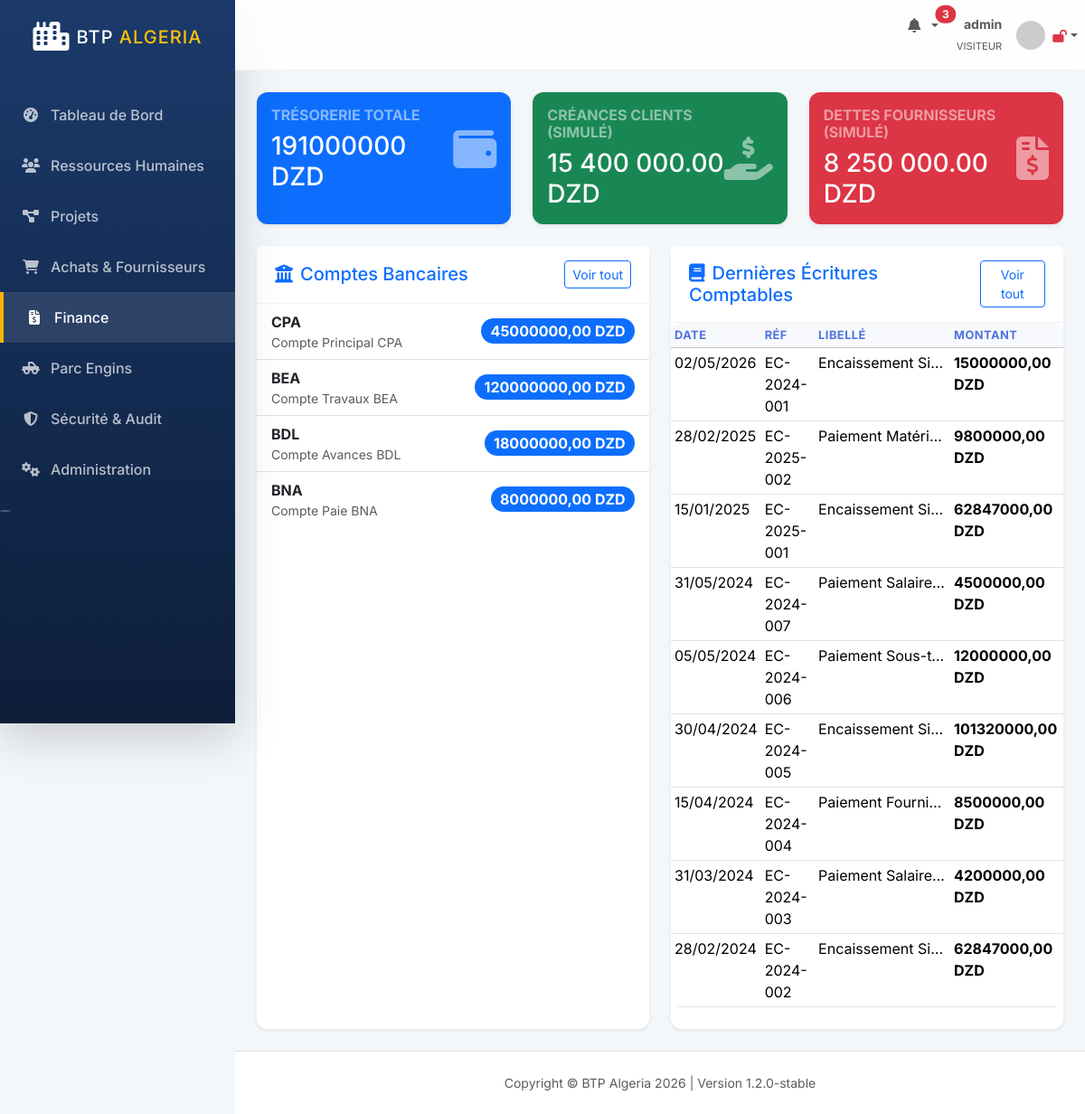
The page /finance/dashboard/ (signed in) on the database its author committed.
### apps/finance/models.py (models this page shows, shortened)
class CompteBancaire(models.Model):
    BANQUE_CHOICES = (
        ('CPA', 'CPA'),
        ('BEA', 'BEA'),
        ('BNA', 'BNA'),
        ('BADR', 'BADR'),
        ('BDL', 'BDL'),
        ('Societe_Generale_DZ', 'Société Générale Algérie'),
        ('CCP_Algerie_Poste', 'CCP Algérie Poste'),
    )
    banque = models.CharField(max_length=50, choices=BANQUE_CHOICES)
    intitule = models.CharField(max_length=200)
    numero_compte = EncryptedCharField(max_length=255)
    rib = EncryptedCharField(max_length=255)
    solde_dzd = models.DecimalField(max_digits=15, decimal_places=2, default=0)
    devise = models.CharField(max_length=10, default='DZD')
    is_active = models.BooleanField(default=True)

class EcritureComptable(models.Model):
    STATUT_CHOICES = (
        ('brouillon', 'Brouillon'),
        ('valide', 'Validée'),
        ('lettree', 'Lettrée'),
    )
    reference = models.CharField(max_length=50, unique=True)
    date_ecriture = models.DateField()
    libelle = models.CharField(max_length=300)
    compte_debit = models.ForeignKey(CompteComptable, on_delete=models.RESTRICT, related_name='debits')
    compte_credit = models.ForeignKey(CompteComptable, on_delete=models.RESTRICT, related_name='credits')
    montant_dzd = models.DecimalField(max_digits=15, decimal_places=2)
    projet = models.ForeignKey('projects.Projet', on_delete=models.SET_NULL, null=True, blank=True)
    piece_justificative = models.FileField(upload_to='finance/pieces/', null=True, blank=True)
    statut = models.CharField(max_length=20, choices=STATUT_CHOICES, default='brouillon')
    created_at = models.DateTimeField(auto_now_add=True)
    created_by = models.ForeignKey(User, on_delete=models.SET_NULL, null=True)

### apps/finance/views.py (the view)
# urls.py: path('dashboard/', views.FinanceTableauBordView.as_view(), name='finance_dashboard'),
class FinanceTableauBordView(LoginRequiredMixin, TemplateView):
    template_name = 'finance/tableau_bord.html'
    def get_context_data(self, **kwargs):
        context = super().get_context_data(**kwargs)
        comptes = CompteBancaire.objects.filter(is_active=True)
        context['comptes'] = comptes
        context['tresorerie_totale'] = comptes.aggregate(Sum('solde_dzd'))['solde_dzd__sum'] or 0
        context['dernieres_ecritures'] = EcritureComptable.objects.order_by('-date_ecriture', '-id')[:10]
        return context

### templates/finance/tableau_bord.html (shortened to what this page needs)
{% extends 'base.html' %}
{% block content %}
<div class="row mb-4">
    <div class="col-md-4">
        <div class="card bg-primary text-white shadow-sm border-0 h-100">
            <div class="card-body">
                <div class="d-flex justify-content-between align-items-center">
                    <div>
                        <h6 class="text-white-50 text-uppercase fw-bold">Trésorerie Totale</h6>
                        <h3 class="mb-0">{{ tresorerie_totale }} DZD</h3>
                    </div>
                    <i class="fas fa-wallet fa-3x text-white-50"></i>
                </div>
            </div>
        </div>
    </div>
    <div class="col-md-4">
        <div class="card bg-success text-white shadow-sm border-0 h-100">
            <div class="card-body">
                <div class="d-flex justify-content-between align-items-center">
                    <div>
                        <h6 class="text-white-50 text-uppercase fw-bold">Créances Clients (Simulé)</h6>
                        <h3 class="mb-0">15 400 000.00 DZD</h3>
                    </div>
                    <i class="fas fa-hand-holding-usd fa-3x text-white-50"></i>
                </div>
            </div>
        </div>
    </div>
    <div class="col-md-4">
        <div class="card bg-danger text-white shadow-sm border-0 h-100">
            <div class="card-body">
                <div class="d-flex justify-content-between align-items-center">
                    <div>
                        <h6 class="text-white-50 text-uppercase fw-bold">Dettes Fournisseurs (Simulé)</h6>
                        <h3 class="mb-0">8 250 000.00 DZD</h3>
                    </div>
                    <i class="fas fa-file-invoice-dollar fa-3x text-white-50"></i>
                </div>
            </div>
        </div>
    </div>
</div>
<div class="row">
    <div class="col-md-6">
        <div class="card shadow-sm border-0 mb-4 h-100">
            <div class="card-header bg-white py-3 d-flex justify-content-between align-items-center">
                <h5 class="mb-0 text-primary"><i class="fas fa-university me-2"></i>Comptes Bancaires</h5>
                <a href="{% url 'compte_bancaire_list' %}" class="btn btn-sm btn-outline-primary">Voir tout</a>
            </div>
            <div class="card-body p-0">
                <ul class="list-group list-group-flush">
                    {% for compte in comptes %}
                    <li class="list-group-item d-flex justify-content-between align-items-center">
                        <div>
                            <div class="fw-bold">{{ compte.banque }}</div>
                            <div class="small text-muted">{{ compte.intitule }}</div>
                        </div>
                        <span class="badge bg-primary rounded-pill fs-6">{{ compte.solde_dzd }} DZD</span>
                    </li>
                    {% empty %}
                    <li class="list-group-item text-center text-muted py-3">Aucun compte bancaire</li>
                    {% endfor %}
                </ul>
            </div>
        </div>
    </div>
    <div class="col-md-6">
        <div class="card shadow-sm border-0 mb-4 h-100">
            <div class="card-header bg-white py-3 d-flex justify-content-between align-items-center">
                <h5 class="mb-0 text-primary"><i class="fas fa-book me-2"></i>Dernières Écritures Comptables</h5>
                <a href="{% url 'ecriture_list' %}" class="btn btn-sm btn-outline-primary">Voir tout</a>
            </div>
            <div class="card-body p-0">
                <div class="table-responsive">
                    <table class="table table-sm table-hover mb-0">
                        <thead class="table-light">
                            <tr>
                                <th>Date</th>
                                <th>Réf</th>
                                <th>Libellé</th>
                                <th>Montant</th>
                            </tr>
                        </thead>
                        <tbody>
                            {% for e in dernieres_ecritures %}
                            <tr>
                                <td>{{ e.date_ecriture|date:"d/m/Y" }}</td>
                                <td>{{ e.reference }}</td>
                                <td class="text-truncate" style="max-width: 150px;">{{ e.libelle }}</td>
                                <td class="fw-bold">{{ e.montant_dzd }} DZD</td>
                            </tr>
                            {% empty %}
                            <tr><td colspan="4" class="text-center text-muted py-3">Aucune écriture</td></tr>
                            {% endfor %}
                        </tbody>
                    </table>
                </div>
            </div>
        </div>
    </div>
</div>
{% endblock %}

### templates/base.html (shortened to what this page needs)
{% load static %}
<!DOCTYPE html>
<html lang="fr" dir="ltr">
<head>
    <link href="https://cdn.jsdelivr.net/npm/bootstrap@5.3.2/dist/css/bootstrap.min.css" rel="stylesheet">
    <link rel="stylesheet" href="https://cdnjs.cloudflare.com/ajax/libs/font-awesome/6.4.0/css/all.min.css">
    <link rel="stylesheet" href="{% static 'css/btp_custom.css' %}">
</head>
<body id="page-top">
    <div id="wrapper">
        <nav class="sidebar shadow-lg" id="accordionSidebar">
            <div class="sidebar-brand d-flex align-items-center justify-content-center py-4">
                <div class="sidebar-brand-icon me-2">
                    <i class="fas fa-city text-white fa-2x"></i>
                </div>
                <div class="sidebar-brand-text text-white font-weight-bold h5 mb-0">BTP <span class="text-warning">Algeria</span></div>
            </div>
            <hr class="sidebar-divider my-0 bg-white opacity-25">
            <div class="sidebar-content mt-3">
                {% for item in menu_items %}
                    <a class="nav-link {% if request.resolver_match.url_name == item.url %}active{% endif %}" href="{% url item.url %}">
                        <i class="{{ item.icon }}"></i>
                        <span>{{ item.name }}</span>
                    </a>
                {% endfor %}
            </div>
            <div class="text-center d-none d-md-inline mt-5">
                <button class="rounded-circle border-0 bg-white opacity-25" id="sidebarToggle"></button>
            </div>
        </nav>
        <div id="content-wrapper" class="d-flex flex-column">
            <div id="content">
                <nav class="navbar navbar-expand navbar-light navbar-custom topbar mb-4 static-top">
                    <ul class="navbar-nav ms-auto">
                        <li class="nav-item dropdown no-arrow mx-1">
                            <a class="nav-link dropdown-toggle position-relative" href="{% url 'notifications' %}" id="alertsDropdown">
                                <i class="fas fa-bell fa-fw text-gray-400"></i>
                                {% if notifications_count > 0 %}
                                    <span class="position-absolute top-2 start-100 translate-middle badge rounded-pill bg-danger">
                                        {{ notifications_count }}
                                    </span>
                                {% endif %}
                            </a>
                        </li>
                        <li class="nav-item dropdown no-arrow">
                            <a class="nav-link dropdown-toggle d-flex align-items-center" href="#" id="userDropdown" role="button" data-bs-toggle="dropdown">
                                <div class="text-end me-3 d-none d-lg-block">
                                    <span class="text-gray-600 small fw-bold d-block">{{ user.get_full_name|default:user.username }}</span>
                                    <span class="text-muted extra-small" style="font-size: 0.7rem;">{{ user.groups.first.name|upper|default:"VISITEUR" }}</span>
                                </div>
                                <img class="img-profile rounded-circle" src="https://ui-avatars.com/api/?name={{ user.username }}&background=1B3A6B&color=fff" width="32" height="32">
                                <span class="ms-2">
                                    {% if is_2fa_enabled %}
                                        <i class="fas fa-lock text-success small" title="2FA Activé"></i>
                                    {% else %}
                                        <i class="fas fa-lock-open text-danger small" title="2FA Désactivé"></i>
                                    {% endif %}
                                </span>
                            </a>
                        </li>
                    </ul>
                </nav>
                <div class="container-fluid px-4 pb-4">
                    {% block content %}{% endblock %}
                </div>
            </div>
            <footer class="sticky-footer bg-white py-4 mt-auto border-top">
                <div class="container my-auto">
                    <div class="copyright text-center my-auto small text-muted">
                        <span>Copyright &copy; BTP Algeria 2026 | Version 1.2.0-stable</span>
                    </div>
                </div>
            </footer>
        </div>
    </div>
</body>
</html>

### static/css/btp_custom.css (style rules this page uses)
:root { --primary-color: #1B3A6B; --secondary-color: #F8B400; --sidebar-width: 260px; --bg-light: #F4F7FA; --text-dark: #2D3436; --glass-bg: rgba(255, 255, 255, 0.8); --shadow-sm: 0 2px 10px rgba(0,0,0,0.05); --shadow-md: 0 4px 20px rgba(0,0,0,0.08); }
body { font-family: 'Inter', sans-serif; background-color: var(--bg-light); color: var(--text-dark); }
#wrapper { display: flex; }
.sidebar { width: var(--sidebar-width); min-height: 100vh; background: linear-gradient(180deg, var(--primary-color) 0%, #0D1E3A 100%); position: fixed; z-index: 1000; transition: all 0.3s; }
.sidebar-brand-text { letter-spacing: 1px; text-transform: uppercase; }
.sidebar .nav-link { color: rgba(255, 255, 255, 0.7); padding: 1rem 1.5rem; display: flex; align-items: center; gap: 12px; transition: all 0.2s; font-weight: 500; }
.sidebar .nav-link i { width: 20px; text-align: center; }
.sidebar .nav-link:hover, .sidebar .nav-link.active { color: #fff; background: rgba(255, 255, 255, 0.1); border-left: 4px solid var(--secondary-color); }
#content-wrapper { flex: 1; margin-left: var(--sidebar-width); min-height: 100vh; }
.navbar-custom { background: var(--glass-bg); backdrop-filter: blur(10px); border-bottom: 1px solid rgba(0,0,0,0.05); z-index: 1030 !important; }
.card { border: none; border-radius: 12px; box-shadow: var(--shadow-sm); transition: transform 0.3s, box-shadow 0.3s; }
.card-header { background: transparent; border-bottom: 1px solid rgba(0,0,0,0.05); padding: 1.25rem; }
.table { background: white; border-radius: 10px; overflow: hidden; }
.table thead th { background: #f8f9fc; border-top: none; font-size: 0.8rem; text-transform: uppercase; letter-spacing: 0.5px; color: #4e73df; }

### rows shown on the page
CompteBancaire: banque "CPA", intitule "Compte Principal CPA", solde_dzd "45000000,00"
CompteBancaire: banque "BEA", intitule "Compte Travaux BEA", solde_dzd "120000000,00"
CompteBancaire: banque "BDL", intitule "Compte Avances BDL", solde_dzd "18000000,00"
CompteBancaire: banque "BNA", intitule "Compte Paie BNA", solde_dzd "8000000,00"
EcritureComptable: date_ecriture "02/05/2026", reference "EC-2024-001", libelle "Encaissement Si…", montant_dzd "15000000,00"
EcritureComptable: date_ecriture "28/02/2025", reference "EC-2025-002", libelle "Paiement Matéri…", montant_dzd "9800000,00"
EcritureComptable: date_ecriture "15/01/2025", reference "EC-2025-001", libelle "Encaissement Si…", montant_dzd "62847000,00"
EcritureComptable: date_ecriture "31/05/2024", reference "EC-2024-007", libelle "Paiement Salaire…", montant_dzd "4500000,00"
EcritureComptable: date_ecriture "05/05/2024", reference "EC-2024-006", libelle "Paiement Sous-t…", montant_dzd "12000000,00"
EcritureComptable: date_ecriture "30/04/2024", reference "EC-2024-005", libelle "Encaissement Si…", montant_dzd "101320000,00"
EcritureComptable: date_ecriture "15/04/2024", reference "EC-2024-004", libelle "Paiement Fourni…", montant_dzd "8500000,00"
EcritureComptable: date_ecriture "31/03/2024", reference "EC-2024-003", libelle "Paiement Salaire…", montant_dzd "4200000,00"
EcritureComptable: date_ecriture "28/02/2024", reference "EC-2024-002", libelle "Encaissement Si…", montant_dzd "62847000,00"

### other values the page prints
{{ item.name }} "Tableau de Bord" "Ressources Humaines" "Projets" "Achats & Fournisseurs" "Finance" "Parc Engins" "Sécurité & Audit" "Administration"
{{ notifications_count }} "3"
{{ user.get_full_name|default:user.username }} "admin"
{{ user.groups.first.name|upper|default:"VISITEUR" }} "VISITEUR"
{{ tresorerie_totale }} "191000000"
